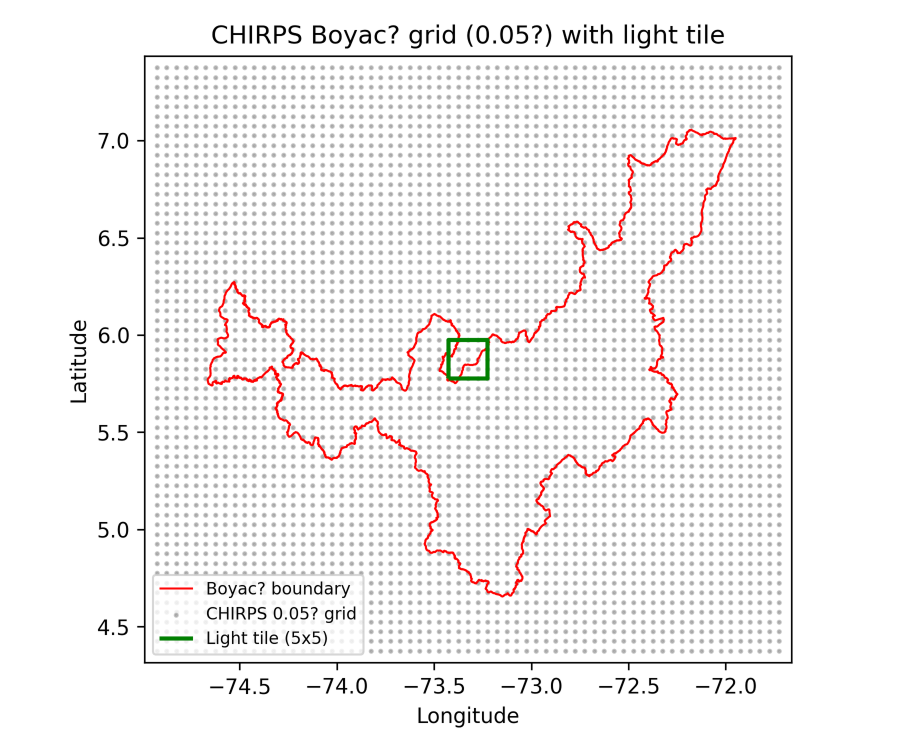
#> input picture docs/papers/4/figures/chirps_boyaca_grid.png, 2700 x 2250 px (shown at 1/3 size); its folder holds 3 pictures in this run
$ python figure_reuse.py
#> lines starting #> are read from the running program, lines starting #| are printed output that depends on the picture
"""Find figures this manuscript shares with the author's own other documents.

Image screening at publishers looks for a figure appearing twice. It cannot tell
reuse by the same author from misappropriation, so a legitimately reused panel
comes back as a flag and the author has to explain it. The cheap defence is to
know the list before the screener does.

This compares figures by perceptual hash rather than by filename, because the
same plot exported twice, or regenerated at a different DPI, is a different file
and the same image. Two hashes are used together: an average hash, which is
robust to resampling, and a difference hash, which is sensitive to horizontal
structure and separates plots that differ only in their data.

The risk here is narrow and worth stating so the output is not over-read. Every
figure in this project is generated from data by a released script, so there is
no question of splicing, adjustment or synthetic imagery, which is what the
screening tools were built for. What can go wrong is reuse: a figure that also
appears in the thesis or the companion article, without the manuscript saying so.

Needs Pillow. If it is missing the script says so rather than guessing.

Usage:
  python models/scripts/analysis/figure_reuse.py
  python models/scripts/analysis/figure_reuse.py --dirs a/figures b/figures
"""
from __future__ import annotations

import argparse
from pathlib import Path

ROOT = Path(__file__).resolve().parents[3]
DEFAULT_DIRS = [
    ROOT / ".docs" / "papers" / "5" / "figures",
    ROOT / ".docs" / "papers" / "4" / "figures",
    ROOT / ".docs" / "thesis" / "figures",
    ROOT / ".docs" / "thesis",
]
EXT = {".png", ".jpg", ".jpeg", ".tif", ".tiff"}
NEAR = 6            # Hamming distance below which two images are the same plot


def hashes(path, size=16):
    from PIL import Image
    with Image.open(path) as im:
        g = im.convert("L").resize((size, size), Image.LANCZOS)
        px = list(g.getdata())
    mean = sum(px) / len(px)
    ahash = "".join("1" if p > mean else "0" for p in px)
    # difference hash: compare each pixel with its right-hand neighbour
    dh = []
    for r in range(size):
        row = px[r * size:(r + 1) * size]
        dh += ["1" if row[c] > row[c + 1] else "0" for c in range(size - 1)]
    return ahash, "".join(dh)


def dist(a, b):
    return sum(1 for x, y in zip(a, b) if x != y)


def main():
    ap = argparse.ArgumentParser()
    ap.add_argument("--dirs", type=Path, nargs="*", default=DEFAULT_DIRS)
    args = ap.parse_args()
    try:
        import PIL  # noqa: F401
    except ImportError:
        print("Pillow is not installed; this check needs it (pip install Pillow)")
        return 1

    images = []
    for d in args.dirs:
        if not d.exists():
            print(f"  (no directory {d})")
            continue
        for p in sorted(d.iterdir()):
            if p.suffix.lower() in EXT and p.is_file():
                images.append(p)
#> pass 2 of the loop in main, `for d in args.dirs:`:
#> pass 3 of the loop in main, `for d in args.dirs:`:
#> the loop made 4 passes; the first 3 are shown
    if len(images) < 2:
        print("fewer than two images found")
        return 1

    print(f"{len(images)} images across {len({p.parent for p in images})} "
          f"directories\n")
    hs = {}
    for p in images:
        try:
            hs[p] = hashes(p)
#> in hashes, im is the input picture: PIL image 2700x2250 RGBA; mean R, G, B, A 242.9, 240.8, 240.6, 255
#> in hashes, `g = im.convert("L").resize((size, size), Image.LANCZOS)`:
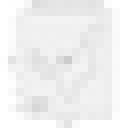
#> g: PIL image 16x16 L (shown 8 times larger); min 204, max 255, mean 241
#> in hashes, `px = list(g.getdata())`: px = 256 values, max 255 at index 0, min 204 at index 120, mean 241
#> in hashes, `mean = sum(px) / len(px)`: mean = 241
#> after the loop in hashes, `for r in range(size):`: dh = 240 items, first 6: '1', '0', '1', '1', '0', '0'
        except Exception as e:                                 # noqa: BLE001
            print(f"  unreadable, skipped: {p.name} ({type(e).__name__})")
#> pass 2 of the loop in main, `for p in images:`:
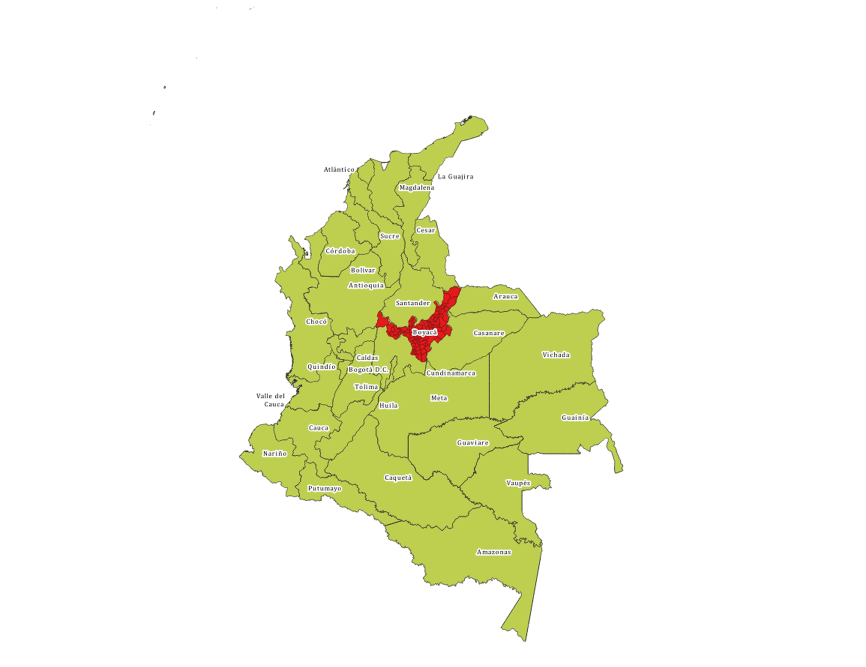
#> input picture docs/papers/4/figures/colombia_map.png, 1732 x 1333 px (shown at 1/2 size)
#> in hashes, im is the input picture: PIL image 1732x1333 RGBA; mean R, G, B, A 243.7, 245.6, 227.5, 255
#> in hashes (call 2), `g = im.convert("L").resize((size, size), Image.LANCZOS)`:
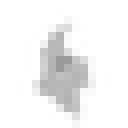
#> g: PIL image 16x16 L (shown 8 times larger); min 154, max 255, mean 242.6
#> px = 256 values, max 255 at index 0, min 154 at index 119, mean 242.6
#> mean = 242.6
#> after the loop in hashes (call 2), `for r in range(size):`: dh = 240 items, first 6: '0', '0', '0', '0', '0', '0'
#> pass 3 of the loop in main, `for p in images:`:
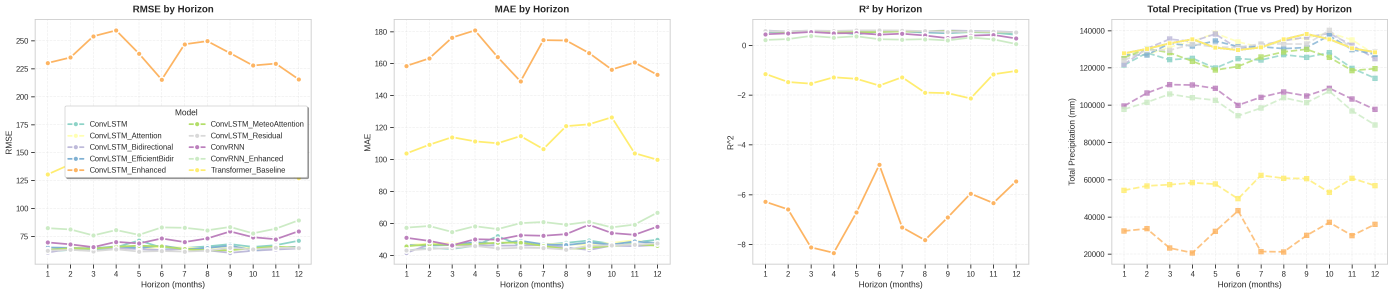
#> input picture docs/papers/4/figures/metrics_evolution_by_horizon_h12.png, 4177 x 882 px (shown at 1/3 size)
#> in hashes, im is the input picture: PIL image 4177x882 RGBA; mean R, G, B, A 250.3, 249.9, 248.6, 255
#> in hashes (call 3), `g = im.convert("L").resize((size, size), Image.LANCZOS)`:
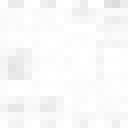
#> g: PIL image 16x16 L (shown 8 times larger); min 220, max 255, mean 249.6
#> px = 256 values, max 255 at index 4, min 220 at index 14, mean 249.6
#> mean = 249.6
#> after the loop in hashes (call 3), `for r in range(size):`: dh = 240 items, first 6: '1', '0', '0', '0', '1', '1'
#> the loop made 9 passes; the first 3 are shown

    keys = list(hs)
#> keys = 3 items
    pairs = []
    for i, a in enumerate(keys):
        for b in keys[i + 1:]:
            if a.parent == b.parent:
                continue          # duplicates inside one document are its own
            da = dist(hs[a][0], hs[b][0])
            dd = dist(hs[a][1], hs[b][1])
            if da <= NEAR and dd <= NEAR * 2:
                pairs.append((da + dd, a, b))
#> this loop made 3 passes
#> after the loop, pairs = []
    pairs.sort()

    if not pairs:
        print("No figure appears in more than one of these documents.")
        print("Nothing to disclose on this axis.")
        return 0

    print(f"{len(pairs)} figure(s) appear in more than one document:\n")
    for score, a, b in pairs:
        print(f"  distance {score:>3}")
        print(f"    {a.parent.name}/{a.name}")
        print(f"    {b.parent.name}/{b.name}")
    print("\nReuse of one's own figure is permitted when it is disclosed and the "
          "earlier\ndocument is cited in the caption, and it is a problem when it "
          "is not. An\nimage screener cannot tell those apart, so each pair above "
          "needs a caption\nthat names where the figure first appeared, or a "
          "regenerated figure that is\ngenuinely different.")
    return 0


if __name__ == "__main__":
    raise SystemExit(main())
#> (the program exits here)
